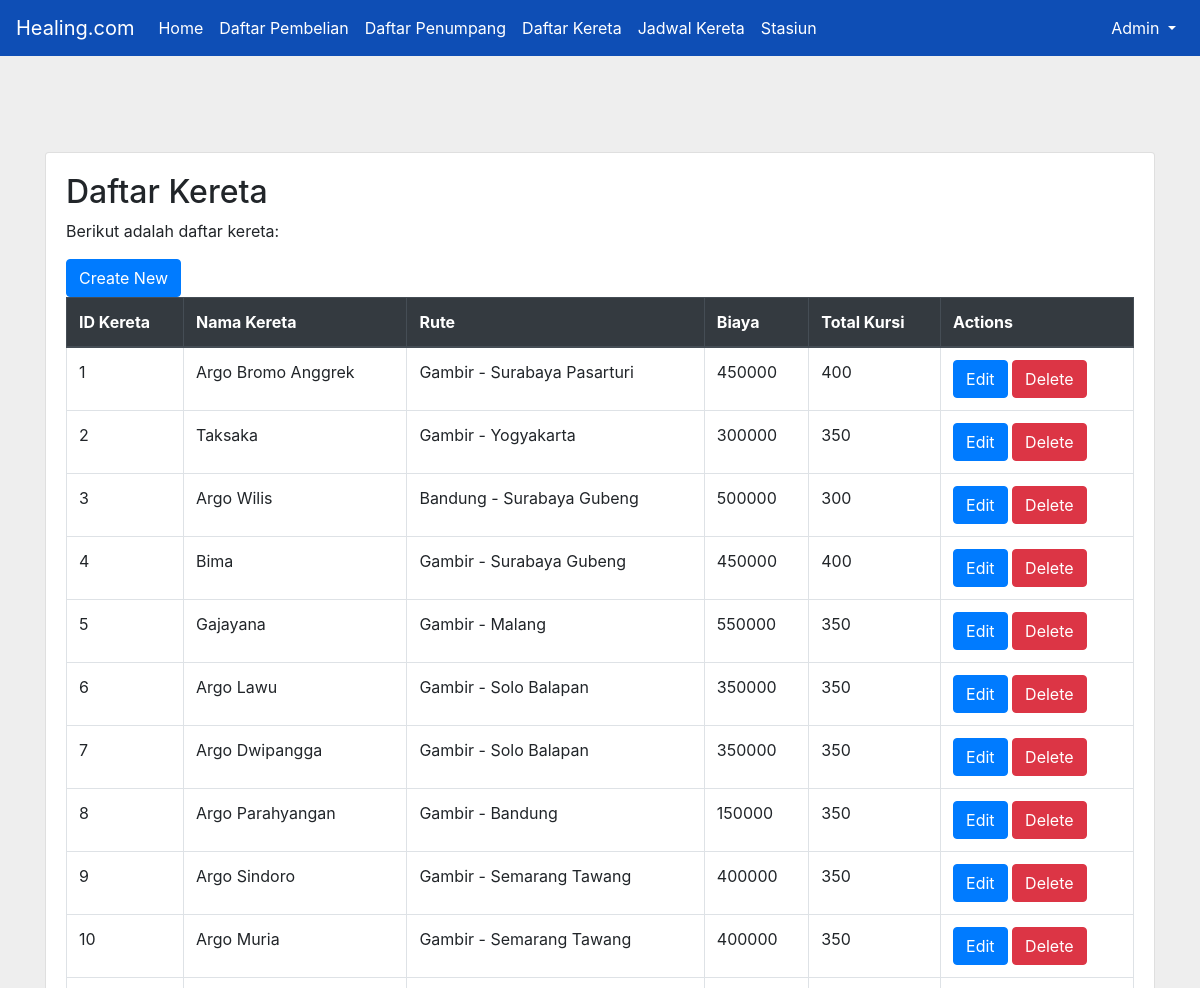
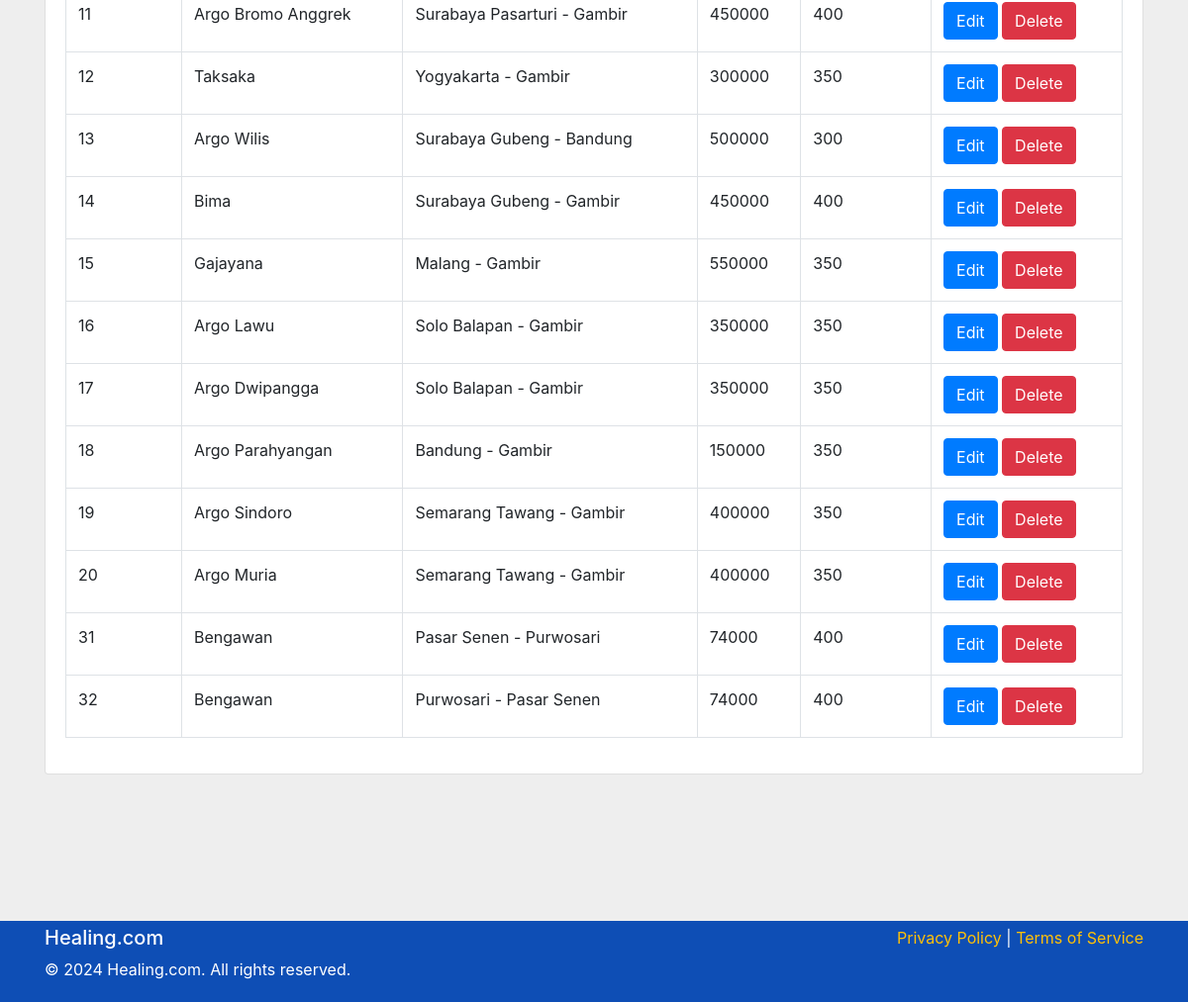
/Kereta/daftar_kereta.php, run on the app's committed database (2 pictures, top to bottom).
### tables this page shows
CREATE TABLE `kereta_api` (
  `id_kereta` int(11) NOT NULL,
  `nama_kereta` varchar(100) DEFAULT NULL,
  `rute` varchar(255) DEFAULT NULL,
  `biaya` int(11) DEFAULT NULL,
  `total_kursi` int(11) DEFAULT NULL
);

### Kereta/daftar_kereta.php (the view, shortened to what this page needs)
<?php
include "koneksi.php";
?>
<!DOCTYPE html>
<html lang="en">
<head>
    <link rel="stylesheet" href="css/style.css">
    <link rel="stylesheet" href="https://cdnjs.cloudflare.com/ajax/libs/font-awesome/6.5.2/css/all.min.css">
    <link rel="stylesheet" href="https://stackpath.bootstrapcdn.com/bootstrap/4.3.1/css/bootstrap.min.css">
    <link rel="stylesheet" href="https://cdnjs.cloudflare.com/ajax/libs/jqueryui/1.12.1/jquery-ui.min.css">
</head>
<body style="background-color: #EEEEEE;">
    <nav class="navbar navbar-expand-lg" style="background-color: #0E4EB5;">
    <a class="navbar-brand text-white" href="#">Healing.com</a>
    <div class="collapse navbar-collapse" id="navbarNav">
        <ul class="navbar-nav mr-auto">
            <li class="nav-item">
                <a class="nav-link text-white" href="admin.php">Home</a>
            </li>
            <li class="nav-item">
                <a class="nav-link text-white" href="daftar_pembelian.php">Daftar Pembelian</a>
            </li>
            <li class="nav-item">
                <a class="nav-link text-white" href="daftar_penumpang.php">Daftar Penumpang</a>
            </li>
            <li class="nav-item">
                <a class="nav-link text-white" href="daftar_kereta.php">Daftar Kereta</a>
            </li>
            <li class="nav-item">
                <a class="nav-link text-white" href="jadwal_kereta.php">Jadwal Kereta</a>
            </li>
            <li class="nav-item">
                <a class="nav-link text-white" href="stasiun.php">Stasiun</a>
            </li>
        </ul>
        <ul class="navbar-nav ml-auto">
            <li class="nav-item dropdown">
                <a class="nav-link dropdown-toggle text-white" href="#" id="navbarDropdown" role="button" data-toggle="dropdown" aria-haspopup="true" aria-expanded="false">
                    Admin
                </a>
            </li>
        </ul>
    </div>
    </nav>
    <div class="main-content container mt-5 pt-5">
        <div class="card">
            <div class="card-body">
                <h2>Daftar Kereta</h2>
                <p>Berikut adalah daftar kereta:</p>
                <a href="create_kereta.php" class="btn btn-primary">Create New</a>
                <div class="table-responsive">
                    <table class="table table-bordered" id="kereta-table">
                        <thead class="thead-dark">
                            <tr>
                                <th>ID Kereta</th>
                                <th>Nama Kereta</th>
                                <th>Rute</th>
                                <th>Biaya</th>
                                <th>Total Kursi</th>
                                <th>Actions</th>
                            </tr>
                        </thead>
                        <tbody id="kereta-tbody">
                            <?php
                            $query = "SELECT * FROM kereta_api";
                            $result = mysqli_query($conn, $query);
                            while ($row = mysqli_fetch_assoc($result)) {
                                echo '<tr data-id="' . $row['id_kereta'] . '">';
                                echo '<td>' . $row['id_kereta'] . '</td>';
                                echo '<td>' . $row['nama_kereta'] . '</td>';
                                echo '<td>' . $row['rute'] . '</td>';
                                echo '<td>' . $row['biaya'] . '</td>';
                                echo '<td>' . $row['total_kursi'] . '</td>';
                                echo '<td>
                                        <a href="edit_kereta.php?id_kereta=' . $row['id_kereta'] . '" class="btn btn-primary">Edit</a>
                                        <a href="delete_kereta.php?id_kereta=' . $row['id_kereta'] . '" class="btn btn-danger">Delete</a>
                                      </td>';
                                echo '</tr>';
                            }
                            ?>
                        </tbody>
                    </table>
                </div>
            </div>
        </div>
    </div>
    <?php include "footer.php"; ?>
</body>
</html>

### Kereta/footer.php
<footer class="mt-5">
    <div class="container">
        <div class="row">
            <div class="col-md-6">
                <h5>Healing.com</h5>
                <p>&copy; 2024 Healing.com. All rights reserved.</p>
            </div>
            <div class="col-md-6 text-md-right">
                <a href="#">Privacy Policy</a> | <a href="#">Terms of Service</a>
            </div>
        </div>
    </div>
</footer>

### Kereta/css/style.css (style rules this page uses)
* { margin: 0; padding: 0; box-sizing: border-box; }
body { font-family: "Inter", sans-serif; background-color: #EEEEEE; display: flex; flex-direction: column; min-height: 100vh; }
.navbar-nav .nav-link { color: #ffffff !important; }
.main-content { padding-top: 100px; padding-bottom: 100px; }
a { text-decoration: none; }
footer { background-color: #0E4EB5; color: #fff; padding: 5px 0; width: 100%; }
footer a { color: #ffc107; text-decoration: none; }

### Kereta/daftar_kereta.php (style rules this page uses)
.main-content { padding-top: 100px; padding-bottom: 100px; }
body { background-color: #f8f9fa; }
a { text-decoration: none; }

### data on the page
kereta_api: id_kereta "1", nama_kereta "Argo Bromo Anggrek", rute "Gambir - Surabaya Pasarturi", biaya "450000", total_kursi "400"
kereta_api: id_kereta "2", nama_kereta "Taksaka", rute "Gambir - Yogyakarta", biaya "300000", total_kursi "350"
kereta_api: id_kereta "3", nama_kereta "Argo Wilis", rute "Bandung - Surabaya Gubeng", biaya "500000", total_kursi "300"
kereta_api: id_kereta "4", nama_kereta "Bima", rute "Gambir - Surabaya Gubeng", biaya "450000", total_kursi "400"
kereta_api: id_kereta "5", nama_kereta "Gajayana", rute "Gambir - Malang", biaya "550000", total_kursi "350"
kereta_api: id_kereta "6", nama_kereta "Argo Lawu", rute "Gambir - Solo Balapan", biaya "350000", total_kursi "350"
kereta_api: id_kereta "7", nama_kereta "Argo Dwipangga", rute "Gambir - Solo Balapan", biaya "350000", total_kursi "350"
kereta_api: id_kereta "8", nama_kereta "Argo Parahyangan", rute "Gambir - Bandung", biaya "150000", total_kursi "350"
kereta_api: id_kereta "9", nama_kereta "Argo Sindoro", rute "Gambir - Semarang Tawang", biaya "400000", total_kursi "350"
kereta_api: id_kereta "10", nama_kereta "Argo Muria", rute "Gambir - Semarang Tawang", biaya "400000", total_kursi "350"
kereta_api: id_kereta "11", nama_kereta "Argo Bromo Anggrek", rute "Surabaya Pasarturi - Gambir", biaya "450000", total_kursi "400"
kereta_api: id_kereta "12", nama_kereta "Taksaka", rute "Yogyakarta - Gambir", biaya "300000", total_kursi "350"
kereta_api: id_kereta "13", nama_kereta "Argo Wilis", rute "Surabaya Gubeng - Bandung", biaya "500000", total_kursi "300"
kereta_api: id_kereta "14", nama_kereta "Bima", rute "Surabaya Gubeng - Gambir", biaya "450000", total_kursi "400"
kereta_api: id_kereta "15", nama_kereta "Gajayana", rute "Malang - Gambir", biaya "550000", total_kursi "350"
kereta_api: id_kereta "16", nama_kereta "Argo Lawu", rute "Solo Balapan - Gambir", biaya "350000", total_kursi "350"
kereta_api: id_kereta "17", nama_kereta "Argo Dwipangga", rute "Solo Balapan - Gambir", biaya "350000", total_kursi "350"
kereta_api: id_kereta "18", nama_kereta "Argo Parahyangan", rute "Bandung - Gambir", biaya "150000", total_kursi "350"
kereta_api: id_kereta "19", nama_kereta "Argo Sindoro", rute "Semarang Tawang - Gambir", biaya "400000", total_kursi "350"
kereta_api: id_kereta "20", nama_kereta "Argo Muria", rute "Semarang Tawang - Gambir", biaya "400000", total_kursi "350"
kereta_api: id_kereta "31", nama_kereta "Bengawan", rute "Pasar Senen - Purwosari", biaya "74000", total_kursi "400"
kereta_api: id_kereta "32", nama_kereta "Bengawan", rute "Purwosari - Pasar Senen", biaya "74000", total_kursi "400"
